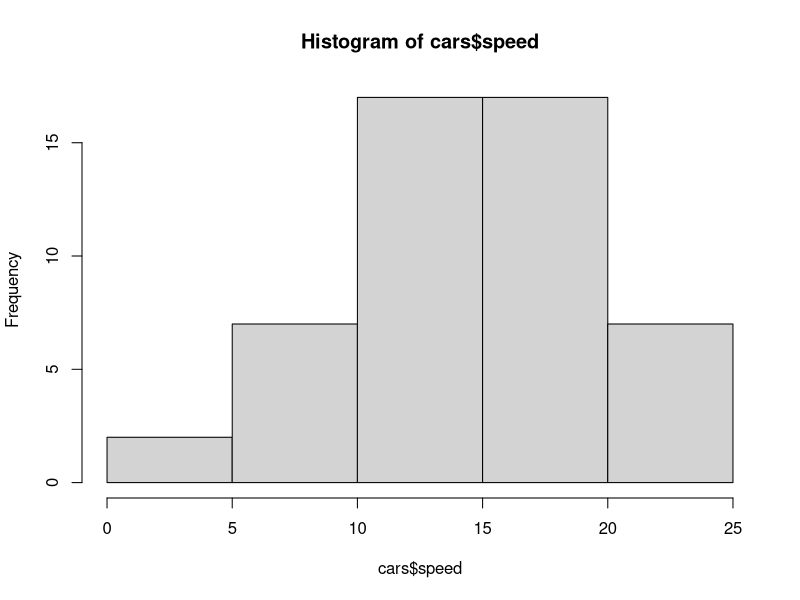
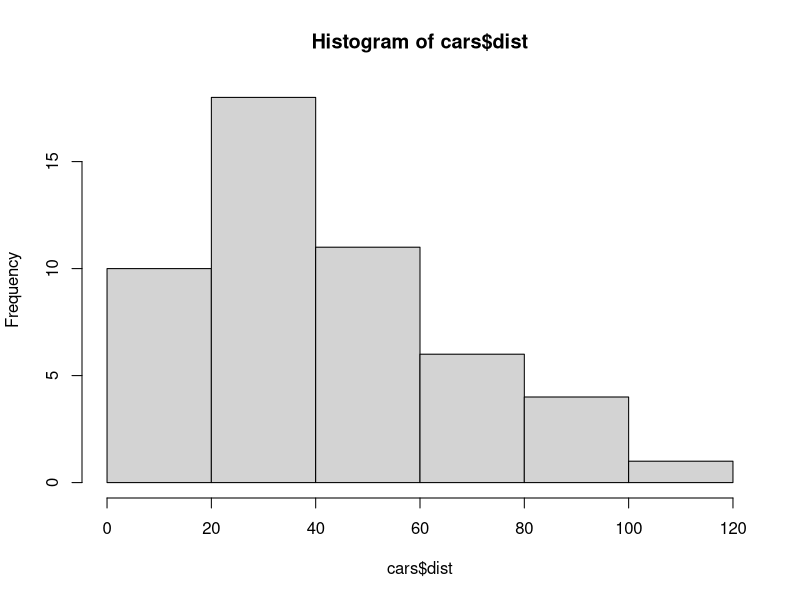

The R source for these figures, in order:
## ---- chunk 1
hist(cars$speed)
## ---- chunk 2
hist(cars$dist)
